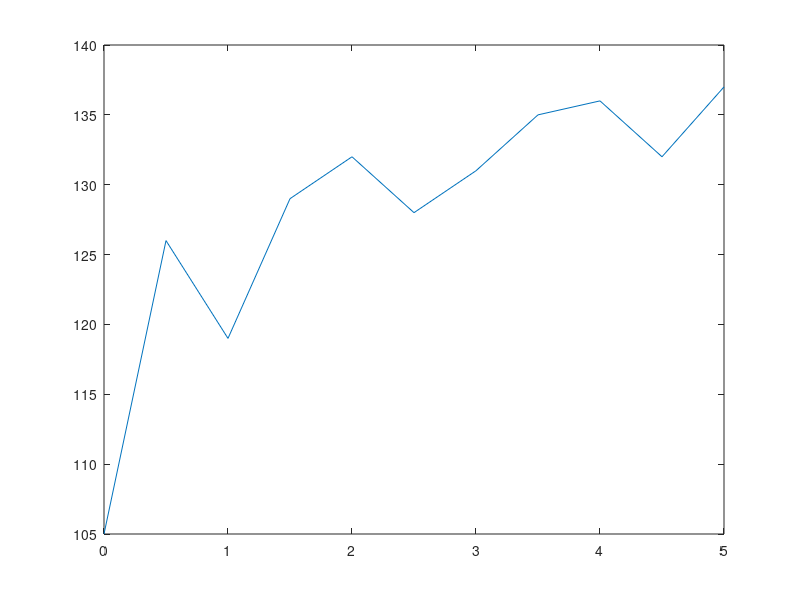

The MATLAB script that drew this image: (Note: this script raises an error after producing the figure.)

%% 1
t = linspace(0,5, 200);%supressing output to make it fastr
x = exp(-2*t);
y = cos(10*t)
z=x.*y
hold on
xlabel('Time')
ylabel('Voltage')
plot(t,x);
plot(t,y);
plot(t,z)

legend('vx(t)','vy(t)','vz(t)')
hold off
% etc etc

%% 2
%tinital = 1;
%tfinal = 2;
%time = linspace(tinital, tfinal, 120)
%time = input("what is the time?: ")
%v = 0.00001*(time.^3)-0.00408*(time.^3)+0.75795.*time + 181.3566
%a = 3-0.0000062*(v.^2)
%figure
%plot(time, v)
%figure
%plot(time, a)
time = linspace(0,5,11)
temp = [105,126,119,129,132,128,131,135,136,132,137]
tavrg = mean(temp) 
plot(time,temp)
fprintf("The mean temperature is %f \n", tavrg)
 
%% 
syms x %creates cell array
f = sin(5*x);
diff(f)


%% 
x = fsolve(@my_function,3.5)
function y = my_function(x)
% Simple example for root finding
y = sin(x);
end


